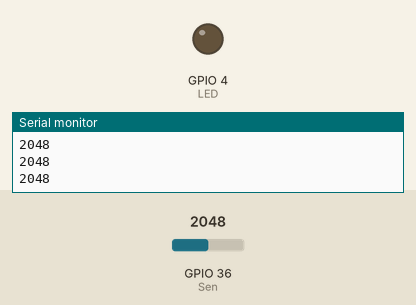
A sketch run on a simulated ESP32. On the bench: output pins drawn as LEDs (lit = HIGH), the last lines printed to the serial monitor. Dashed ring = blinking. The inputs (shaded band) are chosen by the test bench; at power-on: GPIO 36 (Sen) = 2048.

Above: at 1.2 s.
1.3 s: GPIO 36 (Sen) set to 2471
2.8 s: GPIO 36 (Sen) set to 2543
At 5.7 s:
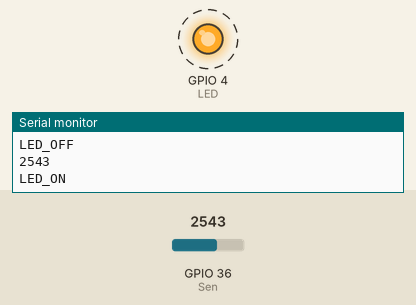
5.8 s: GPIO 36 (Sen) set to 2460
At 6.7 s:
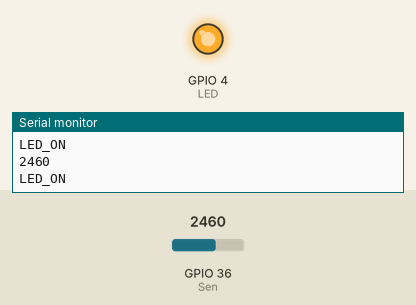
7.3 s: GPIO 36 (Sen) set to 2540
At 7.7 s:
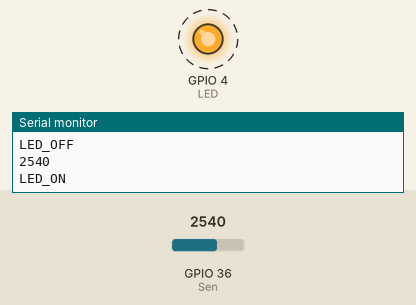
Timing chart, 0 to 11.3 s (numbered marks = the images above; inputs shaded):
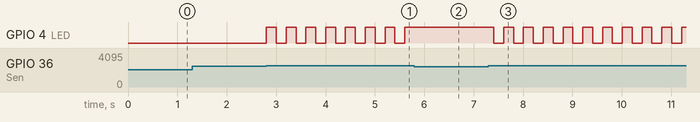

Measured:
- the behaviour switches between 2500 and 2501 on GPIO 36 (Sen) (found by bisection; images 0 and 1)
- after the input at 2.8 s, GPIO 4 (LED): alternates HIGH for 0.20 s and LOW for 0.20 s, starting at once
- after the input at 5.8 s, GPIO 4 (LED): stops changing and stays HIGH
- after the input at 7.3 s, GPIO 4 (LED): alternates HIGH for 0.20 s and LOW for 0.20 s, starting after 0.11 s

The sketch:

Turn_On-Off_the_lamp_with_a_sound_sensor.ino
```cpp
int Sen = 36; // ประกาศตัวแปรให้เซ็นเซอร์อยู่ที่ ขา 36 (VP)
int val = 0;
int LED = 4; // ประกาศตัวแปรให้ LED อยู่ที่ ขา D4
int I = 0;
void setup() {
  pinMode(LED, OUTPUT);
  Serial.begin(9600);
}
void loop() {
  val = analogRead(Sen);
  Serial.println(val);
  //Serial.println(I);
  if (val > 2500 || val < 1  ) {
    I = I + 1;

  }
  if (I == 1) {
    digitalWrite(LED, HIGH); // ถ้าค่า val เท่ากับ 1 สั่งให้ LED ติด
    Serial.println("LED_ON");
  }
  if (I == 2) {
    digitalWrite(LED, LOW); // ถ้าค่า val ไม่ใช่ 1 สั่งให้ LED ดับ
    Serial.println("LED_OFF");
    I = 0;
  }
  delay(200);
}
```
